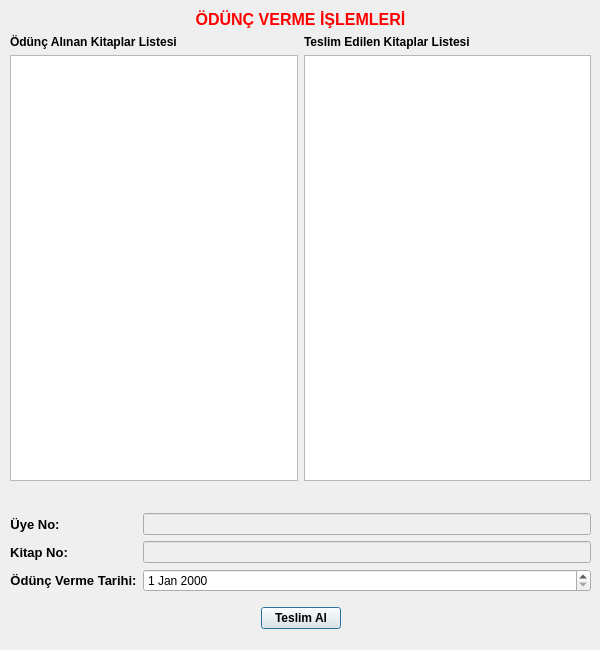
<?xml version="1.0" encoding="UTF-8"?>
<ui version="4.0">
 <class>Deliver</class>
 <widget class="QDialog" name="Deliver">
  <property name="geometry">
   <rect>
    <x>0</x>
    <y>0</y>
    <width>600</width>
    <height>650</height>
   </rect>
  </property>
  <property name="windowTitle">
   <string>Ödünç Verme İşlemleri</string>
  </property>
  <widget class="QWidget" name="layoutWidget_2">
   <property name="geometry">
    <rect>
     <x>10</x>
     <y>480</y>
     <width>581</width>
     <height>161</height>
    </rect>
   </property>
   <layout class="QVBoxLayout" name="verticalLayout_2">
    <item>
     <layout class="QFormLayout" name="formLayout_2">
      <item row="1" column="0">
       <widget class="QLabel" name="label_10">
        <property name="font">
         <font>
          <pointsize>10</pointsize>
          <bold>true</bold>
         </font>
        </property>
        <property name="text">
         <string>Üye No:</string>
        </property>
        <property name="alignment">
         <set>Qt::AlignmentFlag::AlignCenter</set>
        </property>
       </widget>
      </item>
      <item row="1" column="1">
       <widget class="QLineEdit" name="le_memberID">
        <property name="enabled">
         <bool>false</bool>
        </property>
       </widget>
      </item>
      <item row="2" column="0">
       <widget class="QLabel" name="label_11">
        <property name="font">
         <font>
          <pointsize>10</pointsize>
          <bold>true</bold>
         </font>
        </property>
        <property name="text">
         <string>Kitap No:</string>
        </property>
        <property name="alignment">
         <set>Qt::AlignmentFlag::AlignCenter</set>
        </property>
       </widget>
      </item>
      <item row="2" column="1">
       <widget class="QLineEdit" name="le_bookID">
        <property name="enabled">
         <bool>false</bool>
        </property>
       </widget>
      </item>
      <item row="3" column="0">
       <widget class="QLabel" name="label_12">
        <property name="font">
         <font>
          <pointsize>10</pointsize>
          <bold>true</bold>
         </font>
        </property>
        <property name="text">
         <string>Ödünç Verme Tarihi:</string>
        </property>
        <property name="alignment">
         <set>Qt::AlignmentFlag::AlignCenter</set>
        </property>
       </widget>
      </item>
      <item row="3" column="1">
       <widget class="QDateEdit" name="dateEdit"/>
      </item>
      <item row="0" column="1">
       <spacer name="verticalSpacer_3">
        <property name="orientation">
         <enum>Qt::Orientation::Vertical</enum>
        </property>
        <property name="sizeHint" stdset="0">
         <size>
          <width>20</width>
          <height>58</height>
         </size>
        </property>
       </spacer>
      </item>
     </layout>
    </item>
    <item>
     <spacer name="verticalSpacer">
      <property name="orientation">
       <enum>Qt::Orientation::Vertical</enum>
      </property>
      <property name="sizeHint" stdset="0">
       <size>
        <width>20</width>
        <height>40</height>
       </size>
      </property>
     </spacer>
    </item>
    <item>
     <layout class="QHBoxLayout" name="horizontalLayout_4">
      <item>
       <spacer name="horizontalSpacer">
        <property name="orientation">
         <enum>Qt::Orientation::Horizontal</enum>
        </property>
        <property name="sizeHint" stdset="0">
         <size>
          <width>40</width>
          <height>20</height>
         </size>
        </property>
       </spacer>
      </item>
      <item>
       <widget class="QPushButton" name="pb_delivery">
        <property name="font">
         <font>
          <bold>true</bold>
         </font>
        </property>
        <property name="text">
         <string>Teslim Al</string>
        </property>
       </widget>
      </item>
      <item>
       <spacer name="horizontalSpacer_2">
        <property name="orientation">
         <enum>Qt::Orientation::Horizontal</enum>
        </property>
        <property name="sizeHint" stdset="0">
         <size>
          <width>40</width>
          <height>20</height>
         </size>
        </property>
       </spacer>
      </item>
     </layout>
    </item>
    <item>
     <spacer name="verticalSpacer_2">
      <property name="orientation">
       <enum>Qt::Orientation::Vertical</enum>
      </property>
      <property name="sizeHint" stdset="0">
       <size>
        <width>286</width>
        <height>43</height>
       </size>
      </property>
     </spacer>
    </item>
   </layout>
  </widget>
  <widget class="QWidget" name="">
   <property name="geometry">
    <rect>
     <x>10</x>
     <y>10</y>
     <width>581</width>
     <height>471</height>
    </rect>
   </property>
   <layout class="QVBoxLayout" name="verticalLayout">
    <item>
     <widget class="QLabel" name="label_13">
      <property name="palette">
       <palette>
        <active>
         <colorrole role="WindowText">
          <brush brushstyle="SolidPattern">
           <color alpha="255">
            <red>255</red>
            <green>0</green>
            <blue>0</blue>
           </color>
          </brush>
         </colorrole>
        </active>
        <inactive>
         <colorrole role="WindowText">
          <brush brushstyle="SolidPattern">
           <color alpha="255">
            <red>255</red>
            <green>0</green>
            <blue>0</blue>
           </color>
          </brush>
         </colorrole>
        </inactive>
        <disabled/>
       </palette>
      </property>
      <property name="font">
       <font>
        <pointsize>12</pointsize>
        <bold>true</bold>
       </font>
      </property>
      <property name="text">
       <string>ÖDÜNÇ VERME İŞLEMLERİ</string>
      </property>
      <property name="alignment">
       <set>Qt::AlignmentFlag::AlignCenter</set>
      </property>
     </widget>
    </item>
    <item>
     <layout class="QHBoxLayout" name="horizontalLayout_3">
      <item>
       <layout class="QVBoxLayout" name="verticalLayout_5">
        <item>
         <widget class="QLabel" name="label_8">
          <property name="font">
           <font>
            <bold>true</bold>
           </font>
          </property>
          <property name="text">
           <string>Ödünç Alınan Kitaplar Listesi</string>
          </property>
          <property name="alignment">
           <set>Qt::AlignmentFlag::AlignLeading|Qt::AlignmentFlag::AlignLeft|Qt::AlignmentFlag::AlignVCenter</set>
          </property>
         </widget>
        </item>
        <item>
         <widget class="QTableView" name="tV_borrowBooks"/>
        </item>
       </layout>
      </item>
      <item>
       <layout class="QVBoxLayout" name="verticalLayout_6">
        <item>
         <widget class="QLabel" name="label_9">
          <property name="font">
           <font>
            <bold>true</bold>
           </font>
          </property>
          <property name="text">
           <string>Teslim Edilen Kitaplar Listesi</string>
          </property>
          <property name="alignment">
           <set>Qt::AlignmentFlag::AlignLeading|Qt::AlignmentFlag::AlignLeft|Qt::AlignmentFlag::AlignVCenter</set>
          </property>
         </widget>
        </item>
        <item>
         <widget class="QTableView" name="tV_deliverBooks"/>
        </item>
       </layout>
      </item>
     </layout>
    </item>
   </layout>
  </widget>
 </widget>
 <resources/>
 <connections/>
</ui>
